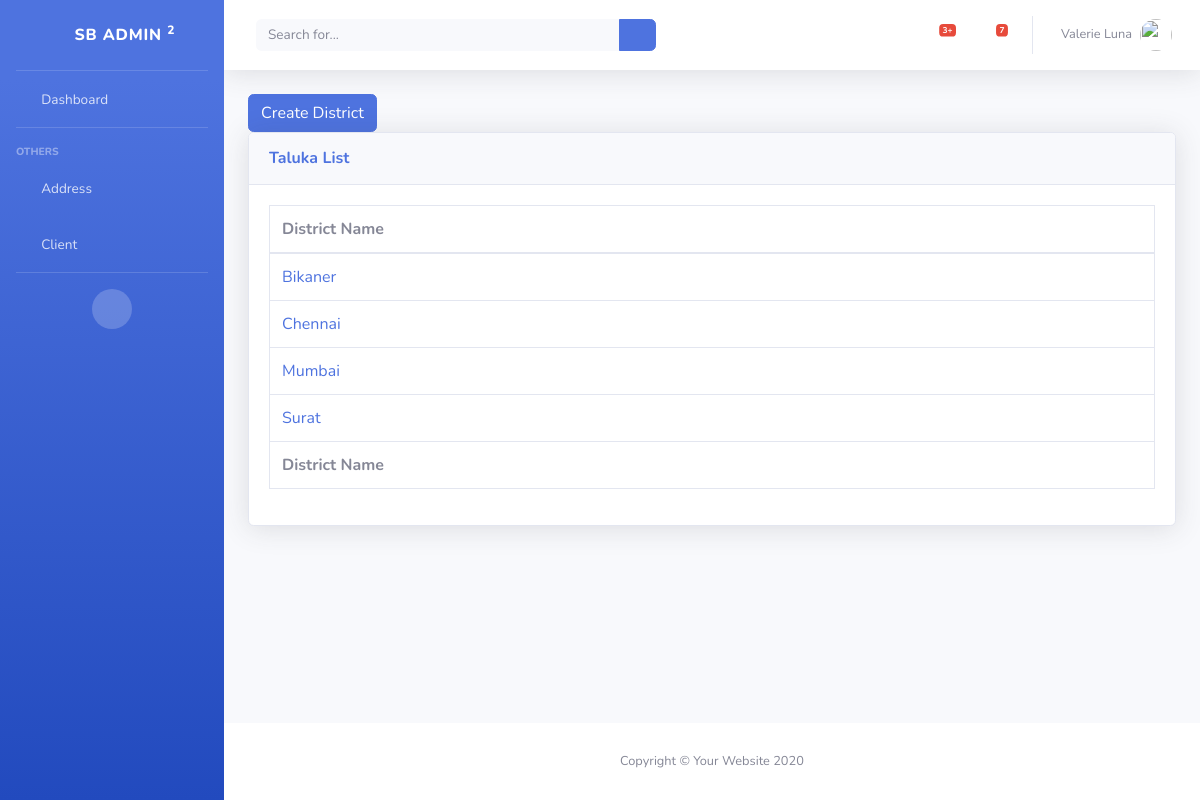
The page /loan/list-district on the database as committed earlier.
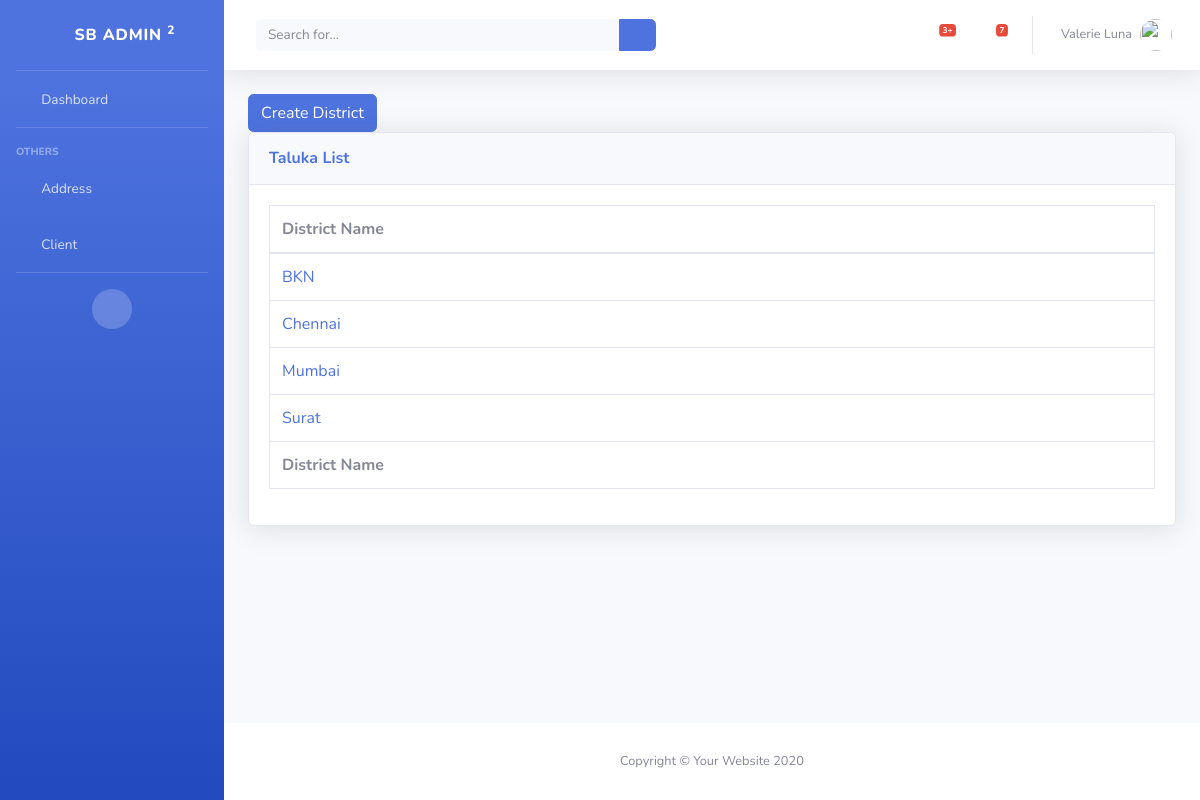
The same page on the database as committed later.
### loan/models.py (models this page shows, shortened)
class District(models.Model):
    name = models.CharField(max_length=255)
    class Meta:
        ordering = ['name']

### loan/views/address.py (the view)
class DistrictListView(ListView):
    model = models.District

### loan/templates/loan/district_list.html
{% extends "base_template.html" %}
{% block content %}
    <a href="{% url 'loan:create-district' %}" class="btn btn-primary">Create District</a>
    <div class="card shadow mb-4">
        <div class="card-header py-3">
            <h6 class="m-0 font-weight-bold text-primary">Taluka List</h6>
        </div>
        <div class="card-body">
            <div class="table-responsive">
                <table class="table table-bordered" id="dataTable" width="100%" cellspacing="0">
                    <thead>
                    <tr>
                        <th>District Name</th>
                    </tr>
                    </thead>
                    <tfoot>
                    <tr>
                        <th>District Name</th>
                    </tr>
                    </tfoot>
                    <tbody>
                    {% for district in district_list %}
                        <tr>
                            <td><a href="{% url 'loan:update-district' pk=district.id %}" >{{ district.name }}</a></td>
                        </tr>
                    {% endfor %}
                    </tbody>
                </table>
            </div>
        </div>
    </div>
{% endblock %}

Rows that differ between the two databases and show on the page:
changed District: name "Bikaner" → "BKN"
